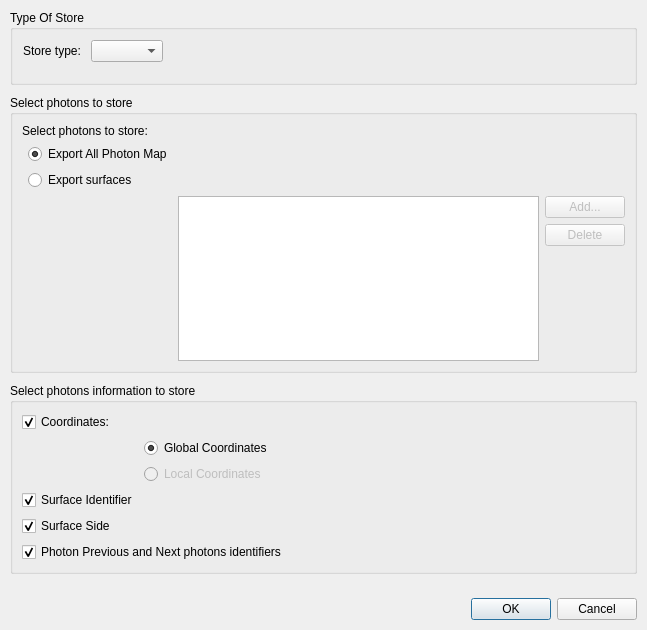
<?xml version="1.0" encoding="UTF-8"?>
<ui version="4.0">
 <class>ExportPhotonMapSettingsDialog</class>
 <widget class="QDialog" name="ExportPhotonMapSettingsDialog">
  <property name="geometry">
   <rect>
    <x>0</x>
    <y>0</y>
    <width>647</width>
    <height>630</height>
   </rect>
  </property>
  <property name="sizePolicy">
   <sizepolicy hsizetype="Preferred" vsizetype="Preferred">
    <horstretch>0</horstretch>
    <verstretch>0</verstretch>
   </sizepolicy>
  </property>
  <property name="maximumSize">
   <size>
    <width>16777215</width>
    <height>16777215</height>
   </size>
  </property>
  <property name="windowTitle">
   <string>Photon Map Export Settings</string>
  </property>
  <layout class="QVBoxLayout" name="mainLayout">
   <property name="spacing">
    <number>10</number>
   </property>
   <property name="leftMargin">
    <number>10</number>
   </property>
   <property name="topMargin">
    <number>10</number>
   </property>
   <property name="rightMargin">
    <number>10</number>
   </property>
   <property name="bottomMargin">
    <number>10</number>
   </property>
   <item>
    <widget class="QGroupBox" name="storeTypeGroup">
     <property name="title">
      <string>Type Of Store</string>
     </property>
     <layout class="QGridLayout" name="typeStoreLayout">
      <property name="leftMargin">
       <number>10</number>
      </property>
      <property name="topMargin">
       <number>10</number>
      </property>
      <property name="rightMargin">
       <number>10</number>
      </property>
      <property name="bottomMargin">
       <number>10</number>
      </property>
      <property name="spacing">
       <number>10</number>
      </property>
      <item row="0" column="2">
       <spacer name="horizontalSpacer">
        <property name="orientation">
         <enum>Qt::Horizontal</enum>
        </property>
        <property name="sizeHint" stdset="0">
         <size>
          <width>40</width>
          <height>20</height>
         </size>
        </property>
       </spacer>
      </item>
      <item row="0" column="0">
       <widget class="QLabel" name="storeTypeLabel">
        <property name="text">
         <string>Store type:</string>
        </property>
       </widget>
      </item>
      <item row="0" column="1">
       <widget class="QComboBox" name="storeTypeCombo"/>
      </item>
      <item row="2" column="1" colspan="2">
       <widget class="QStackedWidget" name="parametersWidget"/>
      </item>
     </layout>
    </widget>
   </item>
   <item>
    <widget class="QGroupBox" name="photonsStoreGroup">
     <property name="title">
      <string>Select photons to store</string>
     </property>
     <layout class="QGridLayout" name="gridLayout_2">
      <item row="0" column="0" colspan="2">
       <widget class="QLabel" name="label">
        <property name="text">
         <string>Select photons to store:</string>
        </property>
       </widget>
      </item>
      <item row="2" column="1">
       <widget class="QRadioButton" name="exportAllPhotonsRadio">
        <property name="text">
         <string>Export All Photon Map</string>
        </property>
        <property name="checked">
         <bool>true</bool>
        </property>
        <attribute name="buttonGroup">
         <string notr="true">buttonGroup</string>
        </attribute>
       </widget>
      </item>
      <item row="3" column="1">
       <widget class="QRadioButton" name="exportSurfaceRadioRadio">
        <property name="text">
         <string>Export surfaces</string>
        </property>
        <property name="checked">
         <bool>false</bool>
        </property>
        <property name="autoExclusive">
         <bool>true</bool>
        </property>
        <attribute name="buttonGroup">
         <string notr="true">buttonGroup</string>
        </attribute>
       </widget>
      </item>
      <item row="4" column="2" rowspan="5">
       <widget class="QListWidget" name="surfacesListWidget"/>
      </item>
      <item row="5" column="4">
       <widget class="QPushButton" name="deleteSurfaceButton">
        <property name="enabled">
         <bool>false</bool>
        </property>
        <property name="text">
         <string>Delete</string>
        </property>
       </widget>
      </item>
      <item row="7" column="4">
       <spacer name="verticalSpacer_2">
        <property name="orientation">
         <enum>Qt::Vertical</enum>
        </property>
        <property name="sizeHint" stdset="0">
         <size>
          <width>20</width>
          <height>40</height>
         </size>
        </property>
       </spacer>
      </item>
      <item row="4" column="4">
       <widget class="QPushButton" name="addSurfaceButton">
        <property name="enabled">
         <bool>false</bool>
        </property>
        <property name="sizePolicy">
         <sizepolicy hsizetype="Fixed" vsizetype="Fixed">
          <horstretch>0</horstretch>
          <verstretch>0</verstretch>
         </sizepolicy>
        </property>
        <property name="text">
         <string>Add...</string>
        </property>
        <property name="checkable">
         <bool>false</bool>
        </property>
        <property name="autoExclusive">
         <bool>false</bool>
        </property>
       </widget>
      </item>
     </layout>
    </widget>
   </item>
   <item>
    <widget class="QGroupBox" name="storeInfoGroup">
     <property name="title">
      <string>Select photons information to store</string>
     </property>
     <layout class="QGridLayout" name="gridLayout_4">
      <item row="3" column="1">
       <widget class="QRadioButton" name="localCoordinatesRadio">
        <property name="enabled">
         <bool>false</bool>
        </property>
        <property name="text">
         <string>Local Coordinates</string>
        </property>
       </widget>
      </item>
      <item row="1" column="0">
       <widget class="QCheckBox" name="coordCheck">
        <property name="text">
         <string>Coordinates:</string>
        </property>
        <property name="checked">
         <bool>true</bool>
        </property>
       </widget>
      </item>
      <item row="6" column="0" colspan="3">
       <widget class="QCheckBox" name="nextPreviousCheck">
        <property name="text">
         <string>Photon Previous and Next photons identifiers</string>
        </property>
        <property name="checked">
         <bool>true</bool>
        </property>
       </widget>
      </item>
      <item row="2" column="1">
       <widget class="QRadioButton" name="globalCoordinatesRadio">
        <property name="text">
         <string>Global Coordinates</string>
        </property>
        <property name="checked">
         <bool>true</bool>
        </property>
       </widget>
      </item>
      <item row="5" column="0" colspan="3">
       <widget class="QCheckBox" name="sideBox">
        <property name="text">
         <string>Surface Side</string>
        </property>
        <property name="checked">
         <bool>true</bool>
        </property>
       </widget>
      </item>
      <item row="2" column="2">
       <spacer name="horizontalSpacer_3">
        <property name="orientation">
         <enum>Qt::Horizontal</enum>
        </property>
        <property name="sizeHint" stdset="0">
         <size>
          <width>40</width>
          <height>20</height>
         </size>
        </property>
       </spacer>
      </item>
      <item row="4" column="0">
       <widget class="QCheckBox" name="surfaceIdenfierCheck">
        <property name="text">
         <string>Surface Identifier</string>
        </property>
        <property name="checked">
         <bool>true</bool>
        </property>
       </widget>
      </item>
     </layout>
    </widget>
   </item>
   <item>
    <spacer name="verticalSpacer">
     <property name="orientation">
      <enum>Qt::Vertical</enum>
     </property>
     <property name="sizeHint" stdset="0">
      <size>
       <width>20</width>
       <height>40</height>
      </size>
     </property>
    </spacer>
   </item>
   <item>
    <widget class="QDialogButtonBox" name="buttonBox">
     <property name="standardButtons">
      <set>QDialogButtonBox::Cancel|QDialogButtonBox::Ok</set>
     </property>
    </widget>
   </item>
  </layout>
 </widget>
 <resources/>
 <connections>
  <connection>
   <sender>buttonBox</sender>
   <signal>accepted()</signal>
   <receiver>ExportPhotonMapSettingsDialog</receiver>
   <slot>accept()</slot>
   <hints>
    <hint type="sourcelabel">
     <x>319</x>
     <y>441</y>
    </hint>
    <hint type="destinationlabel">
     <x>319</x>
     <y>232</y>
    </hint>
   </hints>
  </connection>
  <connection>
   <sender>buttonBox</sender>
   <signal>rejected()</signal>
   <receiver>ExportPhotonMapSettingsDialog</receiver>
   <slot>reject()</slot>
   <hints>
    <hint type="sourcelabel">
     <x>319</x>
     <y>441</y>
    </hint>
    <hint type="destinationlabel">
     <x>319</x>
     <y>232</y>
    </hint>
   </hints>
  </connection>
  <connection>
   <sender>exportSurfaceRadioRadio</sender>
   <signal>toggled(bool)</signal>
   <receiver>addSurfaceButton</receiver>
   <slot>setEnabled(bool)</slot>
   <hints>
    <hint type="sourcelabel">
     <x>128</x>
     <y>260</y>
    </hint>
    <hint type="destinationlabel">
     <x>334</x>
     <y>276</y>
    </hint>
   </hints>
  </connection>
  <connection>
   <sender>exportSurfaceRadioRadio</sender>
   <signal>toggled(bool)</signal>
   <receiver>deleteSurfaceButton</receiver>
   <slot>setEnabled(bool)</slot>
   <hints>
    <hint type="sourcelabel">
     <x>90</x>
     <y>372</y>
    </hint>
    <hint type="destinationlabel">
     <x>589</x>
     <y>427</y>
    </hint>
   </hints>
  </connection>
  <connection>
   <sender>coordCheck</sender>
   <signal>toggled(bool)</signal>
   <receiver>globalCoordinatesRadio</receiver>
   <slot>setEnabled(bool)</slot>
   <hints>
    <hint type="sourcelabel">
     <x>170</x>
     <y>431</y>
    </hint>
    <hint type="destinationlabel">
     <x>476</x>
     <y>431</y>
    </hint>
   </hints>
  </connection>
  <connection>
   <sender>coordCheck</sender>
   <signal>toggled(bool)</signal>
   <receiver>localCoordinatesRadio</receiver>
   <slot>setEnabled(bool)</slot>
   <hints>
    <hint type="sourcelabel">
     <x>170</x>
     <y>431</y>
    </hint>
    <hint type="destinationlabel">
     <x>476</x>
     <y>454</y>
    </hint>
   </hints>
  </connection>
  <connection>
   <sender>exportAllPhotonsRadio</sender>
   <signal>toggled(bool)</signal>
   <receiver>globalCoordinatesRadio</receiver>
   <slot>setChecked(bool)</slot>
   <hints>
    <hint type="sourcelabel">
     <x>90</x>
     <y>155</y>
    </hint>
    <hint type="destinationlabel">
     <x>167</x>
     <y>442</y>
    </hint>
   </hints>
  </connection>
  <connection>
   <sender>exportAllPhotonsRadio</sender>
   <signal>toggled(bool)</signal>
   <receiver>localCoordinatesRadio</receiver>
   <slot>setDisabled(bool)</slot>
   <hints>
    <hint type="sourcelabel">
     <x>90</x>
     <y>155</y>
    </hint>
    <hint type="destinationlabel">
     <x>167</x>
     <y>467</y>
    </hint>
   </hints>
  </connection>
  <connection>
   <sender>exportSurfaceRadioRadio</sender>
   <signal>toggled(bool)</signal>
   <receiver>label</receiver>
   <slot>setEnabled(bool)</slot>
   <hints>
    <hint type="sourcelabel">
     <x>90</x>
     <y>178</y>
    </hint>
    <hint type="destinationlabel">
     <x>87</x>
     <y>134</y>
    </hint>
   </hints>
  </connection>
  <connection>
   <sender>exportAllPhotonsRadio</sender>
   <signal>toggled(bool)</signal>
   <receiver>nextPreviousCheck</receiver>
   <slot>setEnabled(bool)</slot>
   <hints>
    <hint type="sourcelabel">
     <x>90</x>
     <y>135</y>
    </hint>
    <hint type="destinationlabel">
     <x>323</x>
     <y>503</y>
    </hint>
   </hints>
  </connection>
 </connections>
 <buttongroups>
  <buttongroup name="buttonGroup"/>
 </buttongroups>
</ui>
